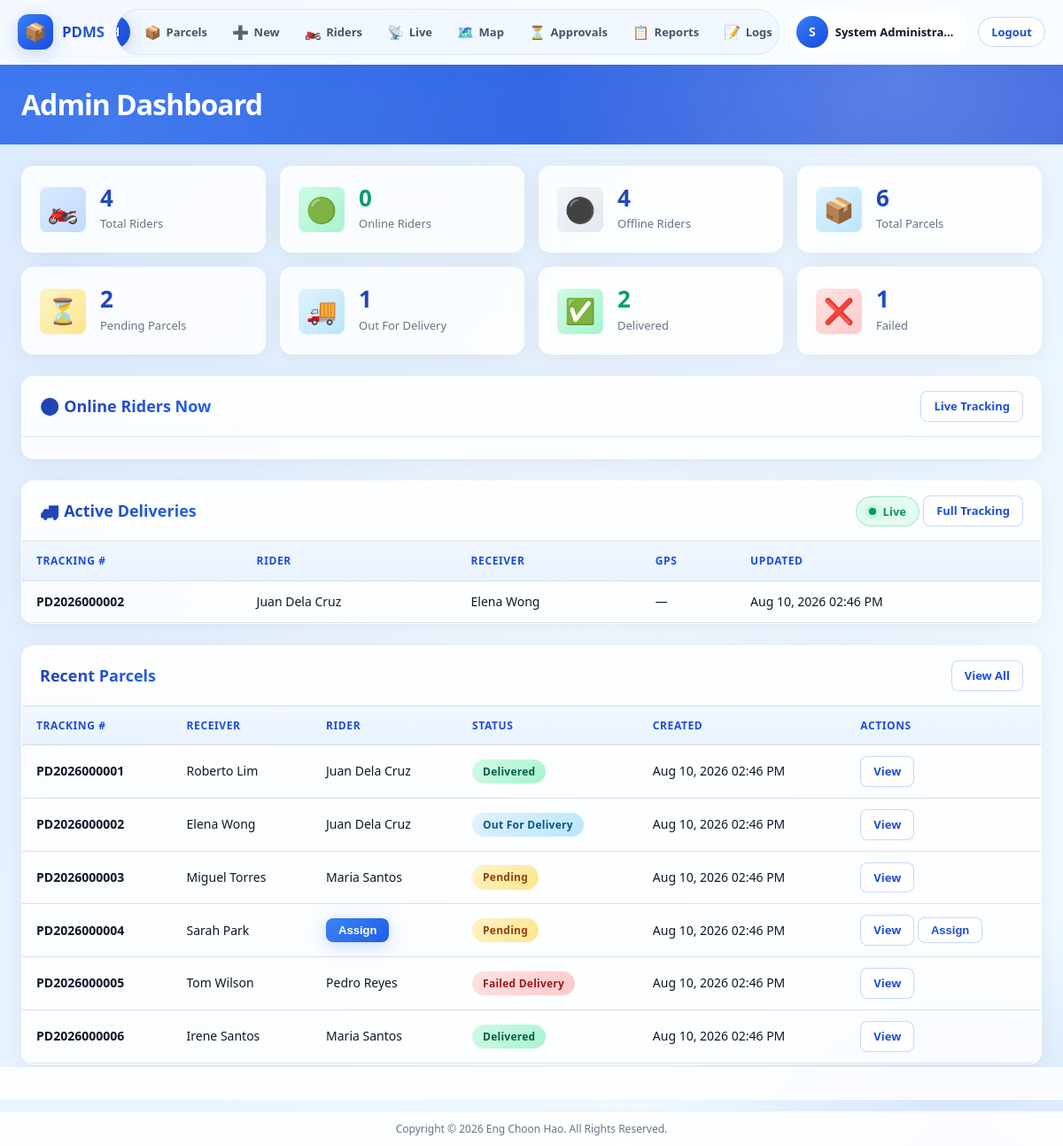
Page /admin/dashboard.php (signed in) on the committed database.
### tables this page shows
CREATE TABLE users (
    id INT UNSIGNED AUTO_INCREMENT PRIMARY KEY,
    username VARCHAR(50) NOT NULL UNIQUE,
    email VARCHAR(100) NOT NULL UNIQUE,
    password VARCHAR(255) NOT NULL,
    role ENUM('admin', 'rider') NOT NULL DEFAULT 'rider',
    full_name VARCHAR(100) NOT NULL,
    phone VARCHAR(20) DEFAULT NULL,
    profile_photo VARCHAR(255) DEFAULT NULL,
    is_active TINYINT(1) NOT NULL DEFAULT 1,
    remember_token VARCHAR(64) DEFAULT NULL,
    last_login DATETIME DEFAULT NULL,
    created_at DATETIME NOT NULL DEFAULT CURRENT_TIMESTAMP,
    updated_at DATETIME NOT NULL DEFAULT CURRENT_TIMESTAMP ON UPDATE CURRENT_TIMESTAMP,
    INDEX idx_users_role (role),
    INDEX idx_users_active (is_active)
);

CREATE TABLE parcels (
    id INT UNSIGNED AUTO_INCREMENT PRIMARY KEY,
    tracking_number VARCHAR(20) NOT NULL UNIQUE,
    sender_name VARCHAR(100) NOT NULL,
    sender_phone VARCHAR(20) NOT NULL,
    receiver_name VARCHAR(100) NOT NULL,
    receiver_phone VARCHAR(20) NOT NULL,
    pickup_address TEXT NOT NULL,
    delivery_address TEXT NOT NULL,
    parcel_description TEXT DEFAULT NULL,
    parcel_weight DECIMAL(8, 2) DEFAULT 0.00,
    delivery_fee DECIMAL(10, 2) NOT NULL DEFAULT 0.00,
    assigned_rider_id INT UNSIGNED DEFAULT NULL,
    status ENUM('pending', 'out_for_delivery', 'delivered', 'failed') NOT NULL DEFAULT 'pending',
    created_by INT UNSIGNED DEFAULT NULL,
    created_at DATETIME NOT NULL DEFAULT CURRENT_TIMESTAMP,
    updated_at DATETIME NOT NULL DEFAULT CURRENT_TIMESTAMP ON UPDATE CURRENT_TIMESTAMP,
    delivered_at DATETIME DEFAULT NULL,
    FOREIGN KEY (assigned_rider_id) REFERENCES riders(id) ON DELETE SET NULL,
    FOREIGN KEY (created_by) REFERENCES users(id) ON DELETE SET NULL,
    INDEX idx_parcels_status (status),
    INDEX idx_parcels_tracking (tracking_number),
    INDEX idx_parcels_rider (assigned_rider_id),
    INDEX idx_parcels_created (created_at)
);

### admin/dashboard.php (the view, shortened to what the rows shown need)
<?php
$stats = getDashboardStats();
$recentResult = getParcels([], 1, 8);
$recentParcels = $recentResult['parcels'];
$activeDeliveries = getActiveDeliveries();
require __DIR__ . '/../includes/header.php';
require __DIR__ . '/../includes/sidebar-admin.php';
?>
<?php require __DIR__ . '/../includes/topbar.php'; ?>
<div class="content-area content-wrap">
        <div class="card">
            <div class="card-header">
                <h2>🟢 Online Riders Now</h2>
            </div>
        </div>
        <div class="card">
            <div class="card-header">
                <h2>🚚 Active Deliveries</h2>
            </div>
            <div class="table-responsive">
                <table class="data-table">
                    <thead>
                        <tr>
                            <th>Tracking #</th>
                            <th>Rider</th>
                            <th>Receiver</th>
                            <th>GPS</th>
                            <th>Updated</th>
                        </tr>
                    </thead>
                    <tbody id="activeDeliveriesBody">
                        <?php if (empty($activeDeliveries)): ?>
                            <tr><td colspan="5" class="text-center">No active deliveries.</td></tr>
                        <?php else: ?>
                            <?php foreach ($activeDeliveries as $d): ?>
                            <tr>
                                <td><strong><?= sanitize($d['tracking_number']) ?></strong></td>
                                <td><?= sanitize($d['rider_name']) ?></td>
                                <td><?= sanitize($d['receiver_name']) ?></td>
                                <td><?= $d['last_latitude'] ? '✓' : '—' ?></td>
                                <td><?= formatDate($d['updated_at']) ?></td>
                            </tr>
                            <?php endforeach; ?>
                        <?php endif; ?>
                    </tbody>
                </table>
            </div>
        </div>
        <div class="card">
            <div class="card-header">
                <h2>Recent Parcels</h2>
            </div>
            <div class="table-responsive">
                <table class="data-table">
                    <thead>
                        <tr>
                            <th>Tracking #</th>
                            <th>Receiver</th>
                            <th>Rider</th>
                            <th>Status</th>
                            <th>Created</th>
                            <th>Actions</th>
                        </tr>
                    </thead>
                    <tbody id="recentParcelsBody">
                        <?php foreach ($recentParcels as $p): ?>
                        <tr>
                            <td><strong><?= sanitize($p['tracking_number']) ?></strong></td>
                            <td><?= sanitize($p['receiver_name']) ?></td>
                            <td>
                                <?php if ($p['assigned_rider_id']): ?>
                                    <?= sanitize($p['rider_name'] ?? $p['rider_code']) ?>
                                <?php else: ?>
                                    <button type="button" class="btn btn-sm btn-primary assign-btn" data-id="<?= (int) $p['id'] ?>">Assign</button>
                                <?php endif; ?>
                            </td>
                            <td><span class="badge <?= statusBadgeClass($p['status']) ?>"><?= formatStatus($p['status']) ?></span></td>
                            <td><?= formatDate($p['created_at']) ?></td>
                            <td>
                                <a href="<?= baseUrl('admin/parcel-view.php?id=' . $p['id']) ?>" class="btn btn-sm btn-outline">View</a>
                                <?php if (!$p['assigned_rider_id']): ?>
                                <button type="button" class="btn btn-sm btn-outline assign-btn" data-id="<?= (int) $p['id'] ?>">Assign</button>
                                <?php endif; ?>
                            </td>
                        </tr>
                        <?php endforeach; ?>
                    </tbody>
                </table>
            </div>
        </div>
</div>
<?php require __DIR__ . '/../includes/app-shell-end.php'; ?>
<?php require __DIR__ . '/../includes/footer.php'; ?>

### includes/sidebar-admin.php (shortened to what the rows shown need)
<div class="app-shell">
    <header class="app-header" id="appHeader">
        <div class="app-header-inner">
            <div class="app-header-actions">
                <?php $user = currentUser(); ?>
                <div class="app-user-chip">
                    <div class="user-avatar">
                        <?php if (!empty($user['profile_photo'])): ?>
                            <img src="<?= baseUrl($user['profile_photo']) ?>" alt="Profile">
                        <?php else: ?>
                            <span><?= strtoupper(substr($user['full_name'] ?? 'A', 0, 1)) ?></span>
                        <?php endif; ?>
                    </div>
                    <span class="user-name"><?= sanitize($user['full_name'] ?? '') ?></span>
                </div>
            </div>
        </div>
    </header>
    <main class="app-main">

### rows in the picture
users: full_name "S", full_name "System Administra…"
parcels: tracking_number "PD2026000002", users.full_name "Juan Dela Cruz", receiver_name "Elena Wong", updated_at "Aug 10, 2026 02:46 PM", status "Out For Delivery", created_at "Aug 10, 2026 02:46 PM"
parcels: tracking_number "PD2026000001", receiver_name "Roberto Lim", users.full_name "Juan Dela Cruz", status "Delivered", created_at "Aug 10, 2026 02:46 PM"
parcels: tracking_number "PD2026000003", receiver_name "Miguel Torres", users.full_name "Maria Santos", status "Pending", created_at "Aug 10, 2026 02:46 PM"
parcels: tracking_number "PD2026000004", receiver_name "Sarah Park", status "Pending", created_at "Aug 10, 2026 02:46 PM"
parcels: tracking_number "PD2026000005", receiver_name "Tom Wilson", users.full_name "Pedro Reyes", status "Failed Delivery", created_at "Aug 10, 2026 02:46 PM"
parcels: tracking_number "PD2026000006", receiver_name "Irene Santos", users.full_name "Maria Santos", status "Delivered", created_at "Aug 10, 2026 02:46 PM"

### other values in the picture
$pageTitle "Admin Dashboard"
$stats['total_riders'] "4"
$stats['online_riders'] "0"
$stats['offline_riders'] "4"
$stats['total_parcels'] "6"
$stats['pending_parcels'] "2"
$stats['out_for_delivery'] "1"
$stats['delivered'] "2"
$stats['failed'] "1"
